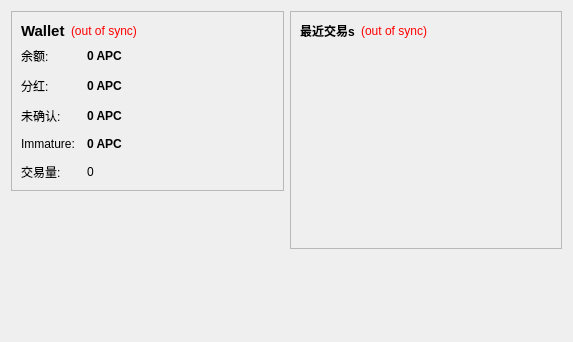
<?xml version="1.0" encoding="UTF-8"?>
<ui version="4.0">
 <class>OverviewPage</class>
 <widget class="QWidget" name="OverviewPage">
  <property name="geometry">
   <rect>
    <x>0</x>
    <y>0</y>
    <width>573</width>
    <height>342</height>
   </rect>
  </property>
  <property name="windowTitle">
   <string>Form</string>
  </property>
  <layout class="QHBoxLayout" name="horizontalLayout" stretch="1,1">
   <item>
    <layout class="QVBoxLayout" name="verticalLayout_2">
     <item>
      <widget class="QFrame" name="frame">
       <property name="frameShape">
        <enum>QFrame::StyledPanel</enum>
       </property>
       <property name="frameShadow">
        <enum>QFrame::Raised</enum>
       </property>
       <layout class="QVBoxLayout" name="verticalLayout_4">
        <item>
         <layout class="QHBoxLayout" name="horizontalLayout_4">
          <item>
           <widget class="QLabel" name="label_5">
            <property name="font">
             <font>
              <pointsize>11</pointsize>
              <weight>75</weight>
              <bold>true</bold>
             </font>
            </property>
            <property name="text">
             <string>Wallet</string>
            </property>
           </widget>
          </item>
          <item>
           <widget class="QLabel" name="labelWalletStatus">
            <property name="toolTip">
             <string>The displayed information may be out of date. Your wallet automatically synchronizes with the Applecoin network after a connection is established, but this process has not completed yet.</string>
            </property>
            <property name="styleSheet">
             <string notr="true">QLabel { color: red; }</string>
            </property>
            <property name="text">
             <string notr="true">(out of sync)</string>
            </property>
            <property name="alignment">
             <set>Qt::AlignLeading|Qt::AlignLeft|Qt::AlignVCenter</set>
            </property>
           </widget>
          </item>
          <item>
           <spacer name="horizontalSpacer_2">
            <property name="orientation">
             <enum>Qt::Horizontal</enum>
            </property>
            <property name="sizeHint" stdset="0">
             <size>
              <width>40</width>
              <height>20</height>
             </size>
            </property>
           </spacer>
          </item>
         </layout>
        </item>
        <item>
         <layout class="QFormLayout" name="formLayout_2">
          <property name="fieldGrowthPolicy">
           <enum>QFormLayout::AllNonFixedFieldsGrow</enum>
          </property>
          <property name="horizontalSpacing">
           <number>12</number>
          </property>
          <property name="verticalSpacing">
           <number>12</number>
          </property>
          <item row="0" column="0">
           <widget class="QLabel" name="label">
            <property name="text">
             <string>余额:</string>
            </property>
           </widget>
          </item>
          <item row="0" column="1">
           <widget class="QLabel" name="labelBalance">
            <property name="font">
             <font>
              <weight>75</weight>
              <bold>true</bold>
             </font>
            </property>
            <property name="cursor">
             <cursorShape>IBeamCursor</cursorShape>
            </property>
            <property name="toolTip">
             <string>Your current balance</string>
            </property>
            <property name="text">
             <string notr="true">0 APC</string>
            </property>
            <property name="textInteractionFlags">
             <set>Qt::LinksAccessibleByMouse|Qt::TextSelectableByKeyboard|Qt::TextSelectableByMouse</set>
            </property>
           </widget>
          </item>
          <item row="1" column="0">
           <widget class="QLabel" name="label_6">
            <property name="text">
             <string>分红:</string>
            </property>
           </widget>
          </item>
          <item row="1" column="1">
           <widget class="QLabel" name="labelStake">
            <property name="font">
             <font>
              <weight>75</weight>
              <bold>true</bold>
             </font>
            </property>
            <property name="cursor">
             <cursorShape>IBeamCursor</cursorShape>
            </property>
            <property name="toolTip">
             <string>Total of coins that was staked, and do not yet count toward the current balance</string>
            </property>
            <property name="text">
             <string notr="true">0 APC</string>
            </property>
            <property name="textInteractionFlags">
             <set>Qt::LinksAccessibleByMouse|Qt::TextSelectableByKeyboard|Qt::TextSelectableByMouse</set>
            </property>
           </widget>
          </item>
          <item row="2" column="0">
           <widget class="QLabel" name="label_3">
            <property name="text">
             <string>未确认:</string>
            </property>
           </widget>
          </item>
          <item row="2" column="1">
           <widget class="QLabel" name="labelUnconfirmed">
            <property name="font">
             <font>
              <weight>75</weight>
              <bold>true</bold>
             </font>
            </property>
            <property name="cursor">
             <cursorShape>IBeamCursor</cursorShape>
            </property>
            <property name="toolTip">
             <string>Total of transactions that have yet to be confirmed, and do not yet count toward the current balance</string>
            </property>
            <property name="text">
             <string notr="true">0 APC</string>
            </property>
            <property name="textInteractionFlags">
             <set>Qt::LinksAccessibleByMouse|Qt::TextSelectableByKeyboard|Qt::TextSelectableByMouse</set>
            </property>
           </widget>
          </item>
          <item row="3" column="0">
           <widget class="QLabel" name="labelImmatureText">
            <property name="text">
             <string>Immature:</string>
            </property>
           </widget>
          </item>
          <item row="3" column="1">
           <widget class="QLabel" name="labelImmature">
            <property name="font">
             <font>
              <weight>75</weight>
              <bold>true</bold>
             </font>
            </property>
            <property name="toolTip">
             <string>Mined balance that has not yet matured</string>
            </property>
            <property name="text">
             <string notr="true">0 APC</string>
            </property>
            <property name="textInteractionFlags">
             <set>Qt::LinksAccessibleByMouse|Qt::TextSelectableByKeyboard|Qt::TextSelectableByMouse</set>
            </property>
           </widget>
          </item>
          <item row="4" column="0">
           <widget class="QLabel" name="label_2">
            <property name="text">
             <string>交易量:</string>
            </property>
           </widget>
          </item>
          <item row="4" column="1">
           <widget class="QLabel" name="labelNumTransactions">
            <property name="toolTip">
             <string>Total number of transactions in wallet</string>
            </property>
            <property name="text">
             <string notr="true">0</string>
            </property>
           </widget>
          </item>
         </layout>
        </item>
       </layout>
      </widget>
     </item>
     <item>
      <spacer name="verticalSpacer">
       <property name="orientation">
        <enum>Qt::Vertical</enum>
       </property>
       <property name="sizeHint" stdset="0">
        <size>
         <width>20</width>
         <height>40</height>
        </size>
       </property>
      </spacer>
     </item>
    </layout>
   </item>
   <item>
    <layout class="QVBoxLayout" name="verticalLayout_3">
     <item>
      <widget class="QFrame" name="frame_2">
       <property name="frameShape">
        <enum>QFrame::StyledPanel</enum>
       </property>
       <property name="frameShadow">
        <enum>QFrame::Raised</enum>
       </property>
       <layout class="QVBoxLayout" name="verticalLayout">
        <item>
         <layout class="QHBoxLayout" name="horizontalLayout_2">
          <item>
           <widget class="QLabel" name="label_4">
            <property name="text">
             <string>&lt;b&gt;最近交易s&lt;/b&gt;</string>
            </property>
           </widget>
          </item>
          <item>
           <widget class="QLabel" name="labelTransactionsStatus">
            <property name="toolTip">
             <string>The displayed information may be out of date. Your wallet automatically synchronizes with the Applecoin network after a connection is established, but this process has not completed yet.</string>
            </property>
            <property name="styleSheet">
             <string notr="true">QLabel { color: red; }</string>
            </property>
            <property name="text">
             <string notr="true">(out of sync)</string>
            </property>
            <property name="alignment">
             <set>Qt::AlignRight|Qt::AlignTrailing|Qt::AlignVCenter</set>
            </property>
           </widget>
          </item>
          <item>
           <spacer name="horizontalSpacer">
            <property name="orientation">
             <enum>Qt::Horizontal</enum>
            </property>
            <property name="sizeHint" stdset="0">
             <size>
              <width>40</width>
              <height>20</height>
             </size>
            </property>
           </spacer>
          </item>
         </layout>
        </item>
        <item>
         <widget class="QListView" name="listTransactions">
          <property name="styleSheet">
           <string notr="true">QListView { background: transparent; }</string>
          </property>
          <property name="frameShape">
           <enum>QFrame::NoFrame</enum>
          </property>
          <property name="verticalScrollBarPolicy">
           <enum>Qt::ScrollBarAlwaysOff</enum>
          </property>
          <property name="horizontalScrollBarPolicy">
           <enum>Qt::ScrollBarAlwaysOff</enum>
          </property>
          <property name="selectionMode">
           <enum>QAbstractItemView::NoSelection</enum>
          </property>
         </widget>
        </item>
       </layout>
      </widget>
     </item>
     <item>
      <spacer name="verticalSpacer_2">
       <property name="orientation">
        <enum>Qt::Vertical</enum>
       </property>
       <property name="sizeHint" stdset="0">
        <size>
         <width>20</width>
         <height>40</height>
        </size>
       </property>
      </spacer>
     </item>
    </layout>
   </item>
  </layout>
 </widget>
 <resources/>
 <connections/>
</ui>
